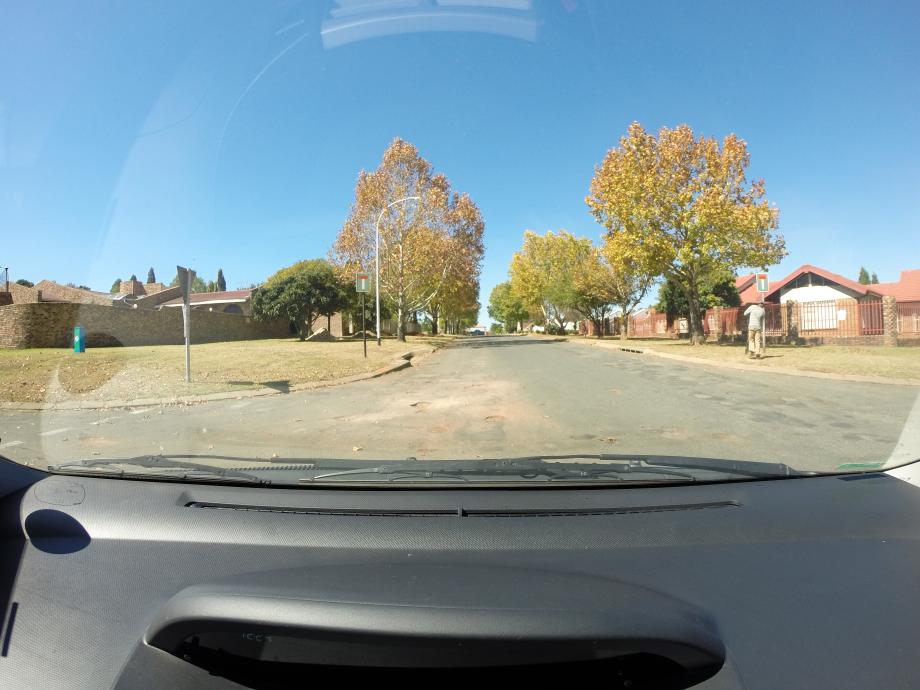
#> input picture road_test_1.JPG, 3680 x 2760 px (shown at 1/4 size)
$ jupyter execute persp_transform.ipynb
#> lines starting #> are read from the running program, lines starting #| are printed output that depends on the picture
[cell 1]
import cv2
import numpy as np
import matplotlib.pyplot as plt
from PIL import Image

[cell 2]
# 1936 1660 94 26 1636 1604 98 36 1850 1536 78 24

[cell 3]
# Load the image
file_path = 'road_test_1.JPG'
image = cv2.imread(file_path)
#> image is the input picture: shape (2760, 3680, 3); mean B, G, R 150.5, 146.6, 128.3
image_rgb = cv2.cvtColor(image, cv2.COLOR_BGR2RGB)

plt.imshow(image_rgb)
plt.title('Original Image')
plt.show()

[cell 4]
src_points_trapezoid = np.float32([
    [1700, 1800], # Bottom left
    [3200, 1800], # Bottom right
    [1800, 1400], # Top left
    [2400, 1400] # Top right
])

# Define destination points for the trapezoid transformation, we'll map the points to a rectangle
dst_points_trapezoid = np.float32([
    [1000, 2000], # Bottom left
    [3000, 2000], # Bottom right
    [1000, 500], # Top left
    [3000, 500] # Top right
])

[cell 5]
# Draw circles on the source points
for x, y in src_points_trapezoid:
    image2_trapezoid_points = cv2.circle(image.copy(), (int(x), int(y)), 10, (255, 0, 0), -1)

# Connect the points with lines to form the trapezoid
pts = src_points_trapezoid.reshape((-1, 1, 2)).astype(np.int32)
image2_trapezoid_lines = cv2.polylines(image2_trapezoid_points.copy(), [pts], True, (0, 255, 0), 3)

# Display the image with the points and lines
plt.imshow(image2_trapezoid_lines)
plt.title('Trapezoid Points on Image')
plt.axis('off')
plt.show()

[cell 6]
# Compute the perspective transform matrix and apply it
M_trapezoid = cv2.getPerspectiveTransform(src_points_trapezoid, dst_points_trapezoid)
warped_trapezoid = cv2.warpPerspective(image, M_trapezoid, (4000, 2100))
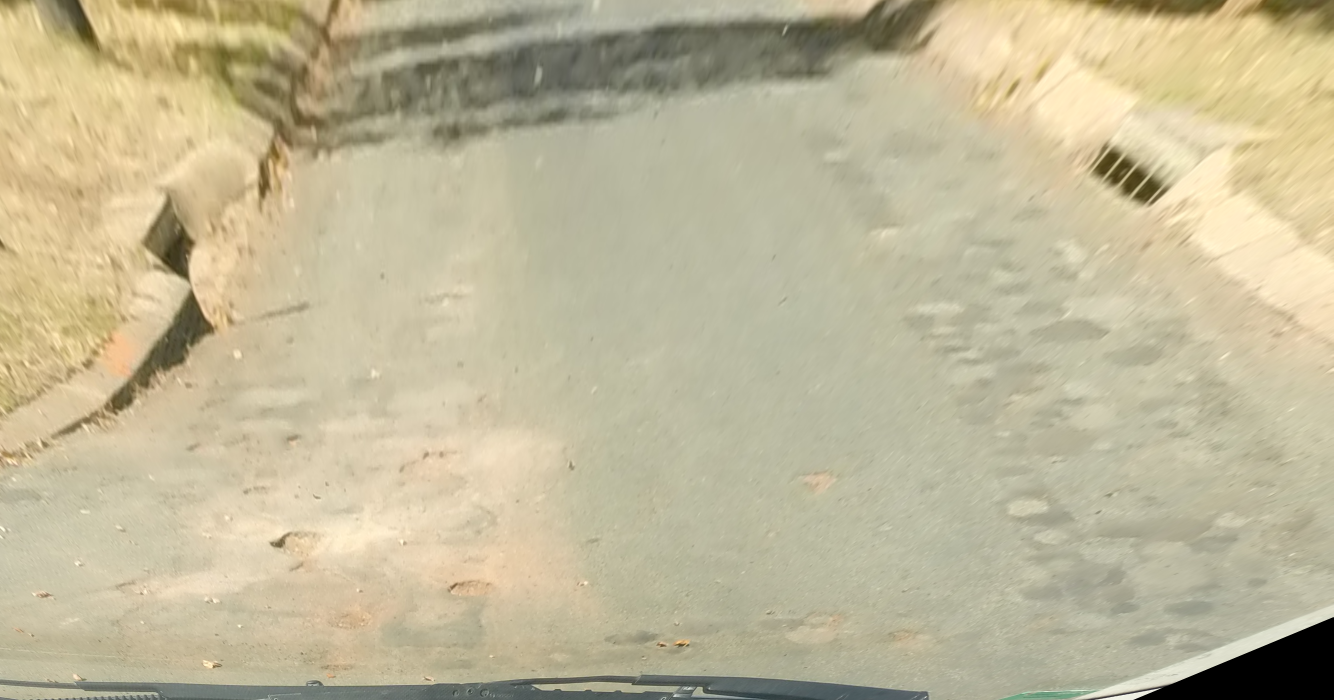
#> warped_trapezoid: shape (2100, 4000, 3) (shown at 1/3 size); mean B, G, R 153.3, 184.1, 192.6

# Convert the warped image to RGB to display
warped_trapezoid_rgb = cv2.cvtColor(warped_trapezoid, cv2.COLOR_BGR2RGB)

# Show the result
plt.imshow(warped_trapezoid_rgb)
plt.title('Trapezoid Transform')
plt.show()

[cell 7]
# Load the image again in case it was modified
image_potholes_rgb = cv2.cvtColor(image, cv2.COLOR_BGR2RGB)

# Define the pothole data with (x, y, width, height)
potholes_data = [
    (1936, 1660, 94, 26),
    (1636, 1604, 98, 36),
    (1850, 1536, 78, 24)
]

# Function to draw a translucent oval
def draw_translucent_oval(img, center, axes, color, thickness):
    overlay = img.copy()
    cv2.ellipse(overlay, center, axes, 0, 0, 360, color, thickness)
    alpha = 0.5
    cv2.addWeighted(overlay, alpha, img, 1 - alpha, 0, img)

for x, y, w, h in potholes_data:
    center = (x, y)
    axes = (w // 2, h // 2)
    draw_translucent_oval(image_potholes_rgb, center, axes, (255, 0, 0), -1)

# Show the result
plt.imshow(image_potholes_rgb)
plt.title('Potholes Marked')
plt.axis('off')
plt.show()
